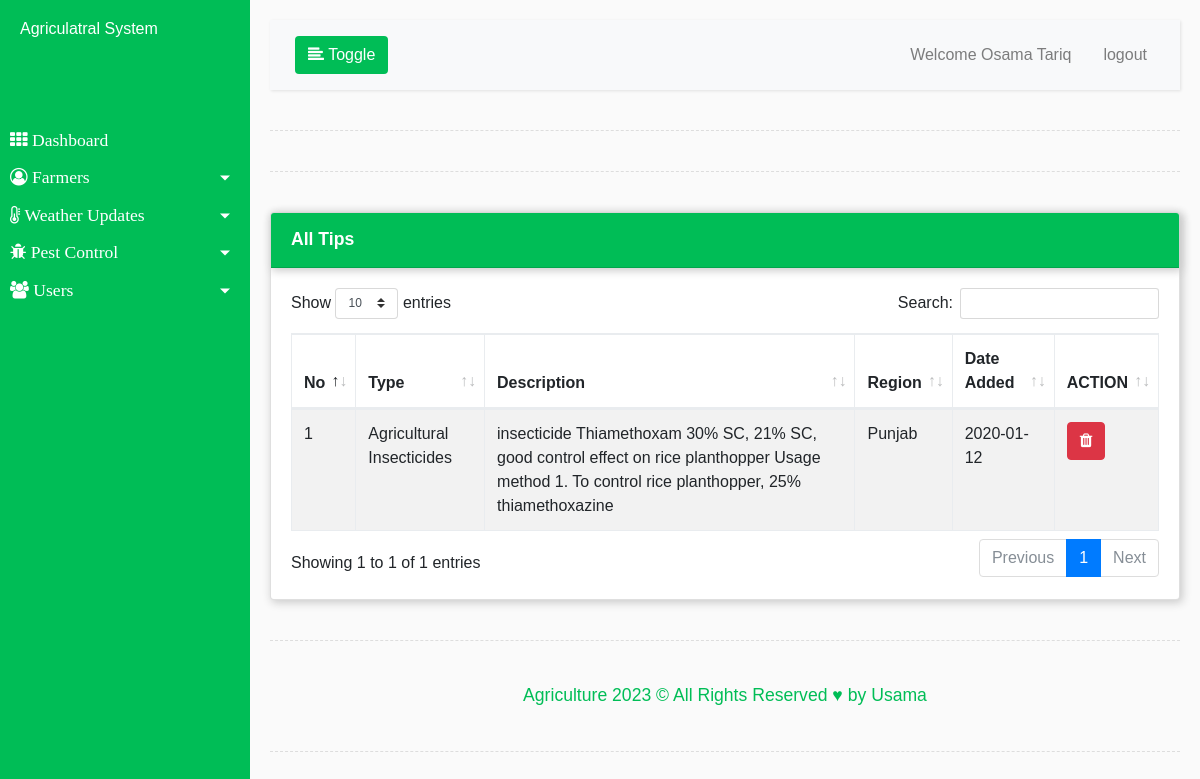
The page /sys/pest_view.php (signed in) on the database its author committed.
### tables this page shows
CREATE TABLE `agri_tips` (
  `id` int(11) NOT NULL,
  `description` varchar(200) NOT NULL,
  `region` varchar(200) NOT NULL,
  `type` varchar(200) NOT NULL,
  `date_t` varchar(30) NOT NULL
);

### sys/pest_view.php (the view, shortened to what this page needs)
<?php require_once('../zvinodiwa/database.php');
?>
<!DOCTYPE html>
<html lang="en">
<head>
	<link rel="stylesheet" type="text/css" href="../vendor/bootstrap/css/bootstrap.min.css">
	<link rel="stylesheet" type="text/css" href="../fonts/font-awesome-4.7.0/css/font-awesome.min.css">
	<link rel="stylesheet" type="text/css" href="../fonts/Linearicons-Free-v1.0.0/icon-font.min.css">
	<link rel="stylesheet" type="text/css" href="../vendor/animate/animate.css">
	<link rel="stylesheet" type="text/css" href="../vendor/css-hamburgers/hamburgers.min.css">
	<link rel="stylesheet" type="text/css" href="../vendor/animsition/css/animsition.min.css">
	<link rel="stylesheet" type="text/css" href="../css/style.css">
    <link rel="stylesheet" type="text/css" href="../vendor/Jquery-ui/jquery-ui.min.css">
     <link rel="stylesheet" type="text/css" href="../vendor/DataTables/datatables.min.css">
</head>
    <body>
    <div class="wrapper">
        <?php  include_once ('page-headers.php'); ?>
            <div class="line"></div>
            <div class="line"></div>
            <div class="row">
            <div class="col-md-12 ssm">
            <div class="card">
            <p class="card-header sammac-media">All Tips</p>
            <div class="card-body">
              <div id="tabs-4"><table class="table table-striped thead-dark table-bordered table-hover" id="mhishi">
                <thead>
                <tr>
                    <th>No</th>
                    <th>Type</th>
                    <th>Description</th>
                    <th>Region</th>
                    <th>Date Added</th>
                    <th>ACTION</th>
                    </tr>
                </thead>
                    <?php
                     $a=1;
                    $query=mysqli_query($db,"select *from `agri_tips` ");
                     while($row=mysqli_fetch_array($query))
                        {
                          ?>
                          <tr>
                              <td><?php echo $a;?></td>
                            <td><?php echo $row['type'];?></td>
                            <td><?php echo $row['description'];?></td>
                            <td><?php echo $row['region'];?></td>
                            <td><?php echo $row['date_t'];?></td>
                             <td>
                  <a href="pest_view.php?edited=1&idx=<?php echo $row['id']; ?>"  class="btn btn-danger"><span class="fa fa-trash"></span></a>
                              </td>
                          </tr>
                          <?php
                            $a++;
                      }
                               ?>
                </table> </div>
            </div>
            </div>
            </div>
            </div>
             <div class="line"></div>
                <footer>
            <p class="text-center sm-sys">
           Agriculture <?php echo date('Y');?> &copy; All Rights Reserved &#9829; by Usama
            </p>
            </footer>
           <div class="line"></div>
        </div>
    </div>
</body>
</html>

### css/style.css (style rules this page uses)
body { font-family: 'Poppins', sans-serif; background: #fafafa; }
p { font-family: 'Poppins', sans-serif; font-size: 1.1em; font-weight: 300; line-height: 1.7em; color: #999; }
a, a:hover, a:focus { color: inherit; text-decoration: none; transition: all 0.3s; }
.sm-sys { color:#00bd56; }
.line { width: 100%; height: 1px; border-bottom: 1px dashed #ddd; margin: 40px 0; }
.wrapper { display: flex; width: 100%; align-items: stretch; }
.sammac-media { background: #00bd56; color:#fff; font-weight: 900; }
.card { box-shadow: 2px 2px 8px 1px #ccc; }
.card-header { box-shadow: 2px 2px 8px 1px #ccc; }

### rows shown on the page
agri_tips: type "Agricultural Insecticides", description "insecticide Thiamethoxam 30% SC, 21% SC, good control effect on rice planthopper Usage method 1. To control rice planthopper, 25% thiamethoxazine", region "Punjab", date_t "2020-01-12"

### other values the page prints
$_SESSION['name'] "Osama"
$_SESSION['surname'] "Tariq"
